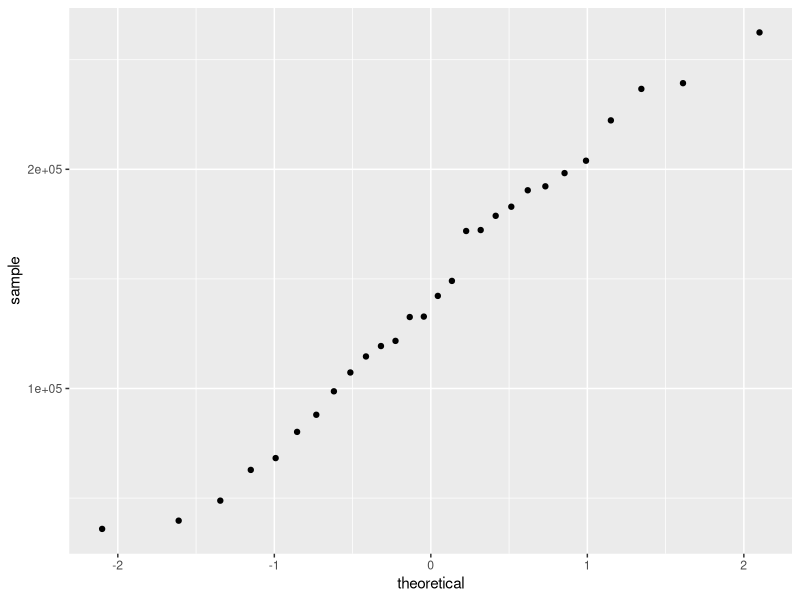
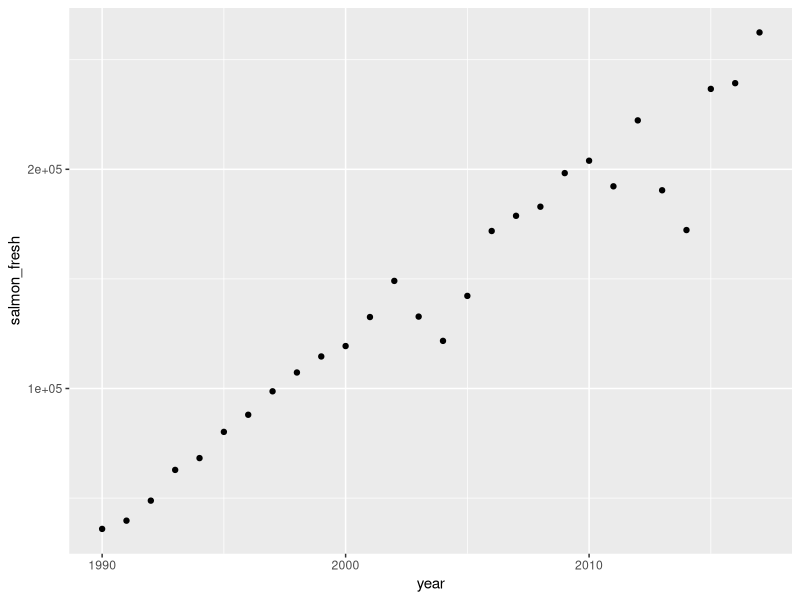
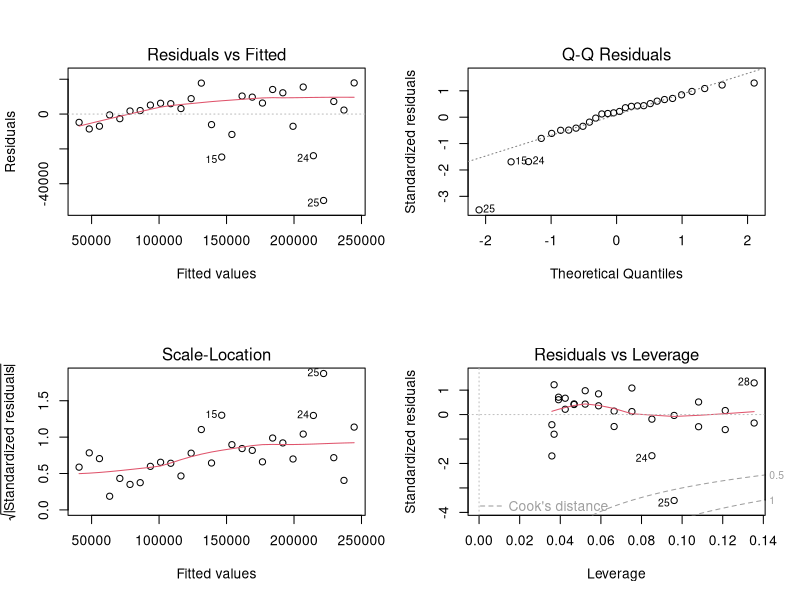
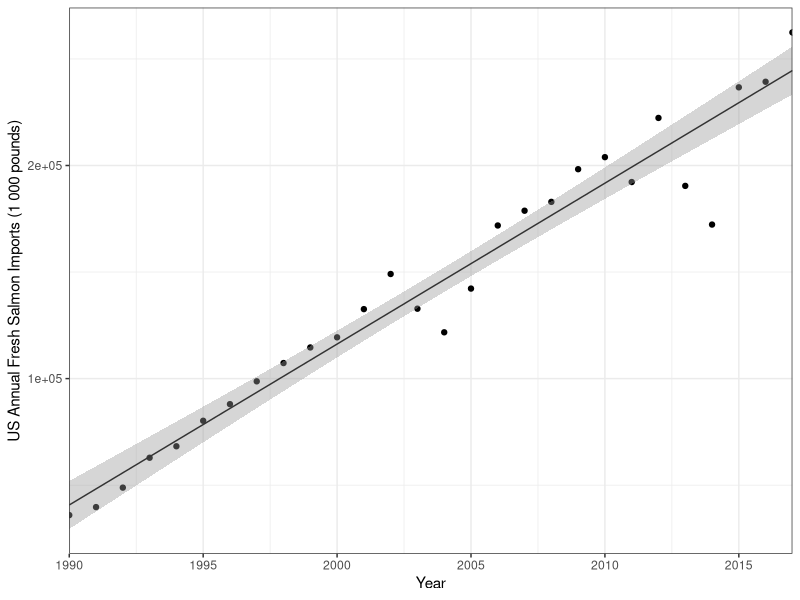

Reproduce these figures in R, in order.
## ---- chunk 1
knitr::opts_chunk$set(echo = TRUE)
## ---- chunk 2
library(tidyverse)

salmon <- read_csv("salmon_imports.csv")
## ---- chunk 3
salmon_qq <- ggplot(salmon, aes(sample = salmon_fresh)) +
  geom_qq()

salmon_qq
# seems linear
## ---- chunk 4
salmon_scatter <- ggplot(salmon, aes(x = year, y = salmon_fresh)) +
  geom_point()

salmon_scatter
# generally linear, with some outliers? linear regression still makes sense though
## ---- chunk 5
# do a linear regression of pounds of salmon per year from data frame salmon
salmon_model <- lm(salmon_fresh ~ year, data = salmon)

salmon_model
## ---- chunk 6
par(mfrow = c(2,2))

plot(salmon_model)
## ---- chunk 7
summary(salmon_model)
## ---- chunk 8
final_x = "Year"
final_y = "US Annual Fresh Salmon Imports (1 000 pounds)"

final_graph <- ggplot(salmon, aes(x = year, y = salmon_fresh)) +
  geom_point() +
  geom_smooth(method = lm, 
              se = TRUE, 
              size = 0.5, 
              color = "gray20") +
  theme_bw() +
  scale_x_continuous(expand = c(0,0), limits = c(1990, 2017)) +
  labs(x = final_x, y = final_y)

final_graph

